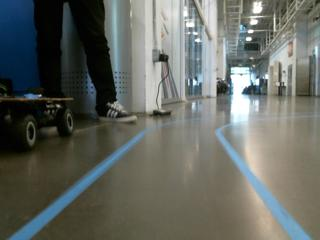
%> input picture 63.jpg, 320 x 240 px
$ octave for_report.m   (GNU Octave 9; MATLAB toolbox functions it lacks are replaced by stand-ins)
%> lines starting %> are read from the running program, lines starting %| are printed output that depends on the picture; in (x1, y1, x2, y2) boxes, pixels count from 0 and x2, y2 are one past the last pixel; in counts of white or black regions, pixels touching at a corner belong together; the program's own positions count from 1
clc
clear all
close all

pic = imread('63.jpg');
%> pic is the input picture: size 240x320x3 uint8; mean R, G, B 100.1, 103.8, 97.4
shape = size(pic);
%> shape = [240 320 3]

rlim1=60;glim1=120;blim1=160; % Low Limits
rlim2=160;glim2=230;blim2=255; % High Limits
draw_rx = [2*shape(2)/3,2*shape(2)/3];
%> draw_rx = [213.3 213.3]
% Color Selection for lane detection
[x,y] = find(pic(:,:,1)<rlim1|pic(:,:,2)<glim1|pic(:,:,3)<blim1|...
    pic(:,:,1)>rlim2|pic(:,:,2)>glim2|pic(:,:,3)>blim2);
%> x = 73703 values from 1 to 240; y = 73703 values from 1 to 320
[x2,y2] = find(rlim2>pic(:,:,1)>rlim1 | glim2>pic(:,:,2)>glim1...
    | blim2>pic(:,:,3)>blim1);
%> x2 = []; y2 = []
nl_pic = pic;
for i =1:length(x)
    nl_pic(x(i), y(i),:)=[0, 0, 0];
    % make all colors below & above lim as 0
end
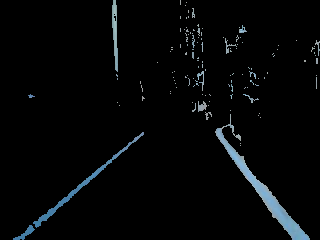
%> nl_pic: size 240x320x3 uint8; mean R, G, B 5, 6.4, 7.3

for i =1:length(x2)
    nl_pic(x2(i), y2(i),:)=[255, 255, 255];
    % make all colors between lim as 255
end
%> this loop made 0 passes
gray_pic=rgb2gray(pic);
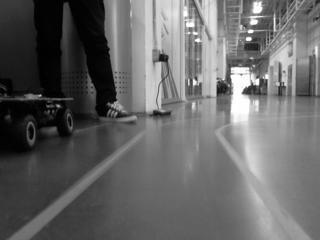
%> gray_pic: size 240x320 uint8; min 0, max 255, mean 102
edge_pic = edge(gray_pic,'canny',[0.1 0.5]);
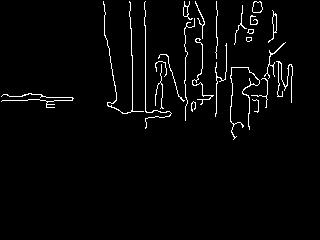
%> edge_pic: size 240x320 logical; 2.8% white in thin lines or dots, all inside (x1, y1, x2, y2) = (1, 1, 293, 140)

% region masking by selecting a polygon
% specify row coordinates of polygon
a = [0, shape(2), shape(2), 0];
%> a = [0 320 320 0]

% specify column coordinates of polygon
b = [shape(1)*0.55, shape(1)*0.55, shape(1), shape(1)];
%> b = [132 132 240 240]
bw = roipoly(pic, a, b);
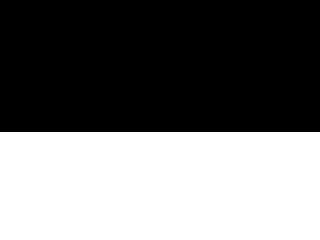
%> bw: size 240x320 logical; 45% white; 1 white region, box (x1, y1, x2, y2) and area: (0, 132, 320, 240) 34560
BW=(nl_pic(:,:,1)&bw | nl_pic (:,:,2)&bw...
    | nl_pic (:,:,3)&bw);
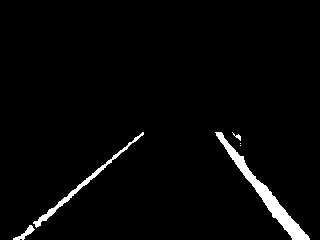
%> BW: size 240x320 logical; 2.7% white; 6 white regions (2 under 20 px), largest, box (x1, y1, x2, y2) and area: (215, 132, 310, 240) 1381, (33, 132, 144, 228) 573, (13, 225, 35, 240) 110, (232, 132, 241, 141) 27

% Clean it up.
% Fill holes.
BW = imfill(BW, 'holes');
% Get rid of small blobs.
BW = bwareaopen(BW, 100);
%> BW: size 240x320 logical; 2.7% white; 3 white regions, box (x1, y1, x2, y2) and area: (215, 132, 310, 240) 1381, (33, 132, 144, 228) 573, (13, 225, 35, 240) 110
% Smooth border
BW = imclose(BW, true(9));
%> BW: size 240x320 logical; 2.7% white; 2 white regions, box (x1, y1, x2, y2) and area: (215, 132, 310, 240) 1381, (13, 132, 144, 240) 696
subplot(2,1,1)

imshow(pic)
subplot(2,1,2)

imshow(BW)
